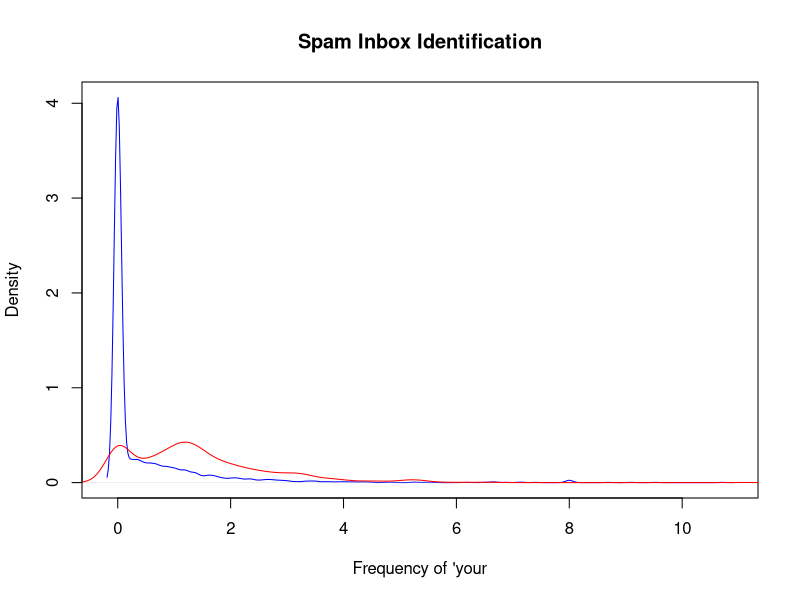
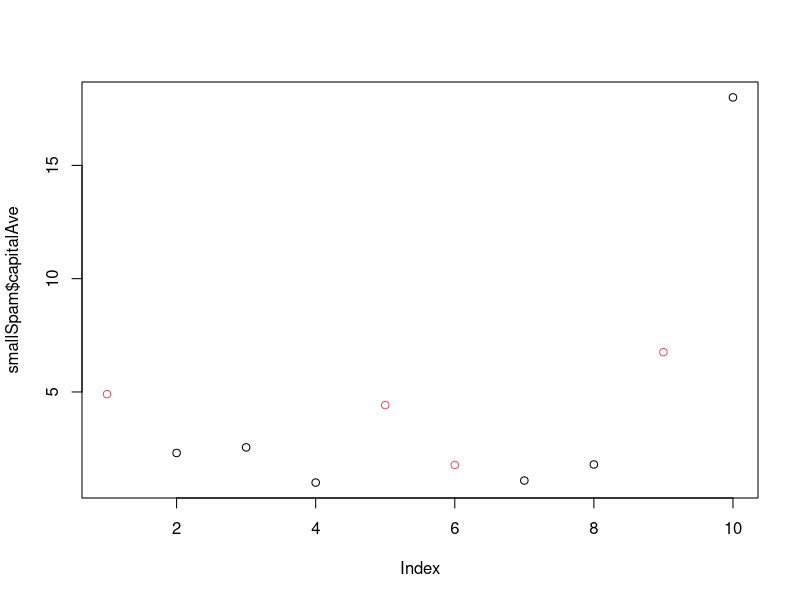

These charts were generated, in order, by the following R code:
install.packages("kernlab")
library(kernlab)
data("spam")
head(spam)

plot(density(spam$your[spam$type == "nonspam"]),
     col = "blue", main = "Spam Inbox Identification", 
     xlab = "Frequency of 'your")
lines(density(spam$your[spam$type=="spam"]), col = "red")

prediction <- ifelse(spam$your > 0.5, "spam", "nonspam")
table(prediction, spam$type) / length(spam$type)


#### Sample versus out of sample errors 
library(kernlab)
data('spam')
set.seed(333)
smallSpam <- spam[sample(dim(spam)[1], size = 10),]
spamlable <- (smallSpam$type=="spam") * 1 + 1
plot(smallSpam$capitalAve, col = spamlable)


###Rule 2 to small spam
rule2 <- function(x) {
  prediction <- rep(NA, length(x))
  prediction [x >2.4] <- "Spam"
  prediction [x <= 2.4] <- "Non Spam"
  return(prediction)
  
}
table(rule2(smallSpam$capitalAve), smallSpam$type)
